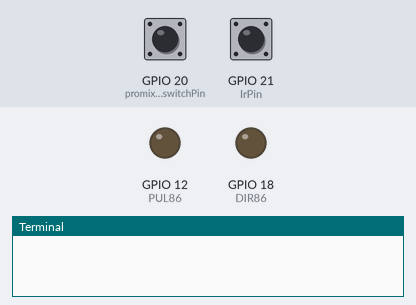
Bench run of a program on a simulated Raspberry Pi (BCM pin numbers). Shown: output pins drawn as LEDs (lit = HIGH), the last lines printed to the terminal. Inputs (shaded band) come from the test bench; at power-on: GPIO 21 (IrPin) HIGH, GPIO 20 (promixity_switchPin) HIGH.

Above: at 1.2 s.
1.3 s: GPIO 21 (IrPin) pulled LOW for 0.15 s
At 1.7 s:
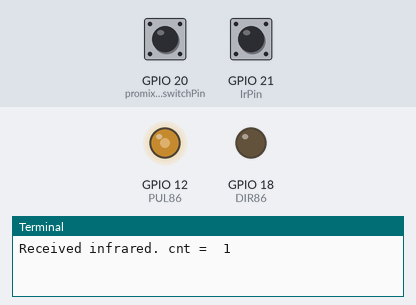
Timing chart, 0 to 7.8 s (numbered marks = the images above; inputs shaded):
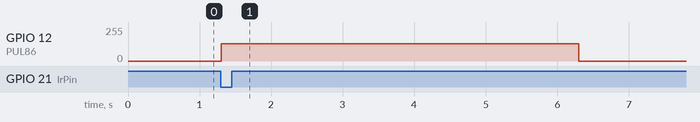

The program:

FinalProgram_GPIO_PWM.py
```python
# HUANG JUN
import RPi.GPIO as GPIO
import time

IrPin  = 21
count = 0
countPC = 0
DIR86 = 18
PUL86 = 12
promixity_switchPin = 20

# 别问我这里为什么是2085不是1600，我也很纳闷，试了很久，发现这个频率才刚好转够一圈 > . <
speed86 = 2085


GPIO.setwarnings(False)
GPIO.setmode(GPIO.BCM)      # Numbers GPIOs by physical location
GPIO.setup([PUL86, DIR86], GPIO.OUT)
pwmPUL = GPIO.PWM(PUL86, 10*speed86)

def setup():
    GPIO.setup(IrPin, GPIO.IN, pull_up_down=GPIO.PUD_UP)
    GPIO.setup(promixity_switchPin, GPIO.IN, pull_up_down=GPIO.PUD_UP)
    pwmPUL.start(0)


def cnt(ev=None):
	global count
	count += 1
	print ('Received infrared. cnt = ', count)
	GPIO.add_event_detect(promixity_switchPin, GPIO.FALLING, callback=promixityCallback)
	promixityDetect()


def rotate(time86, direction):
    GPIO.remove_event_detect(IrPin)
    """
    旋转操作，需要指定旋转角度和方向
    :param angle: 正整型数据，旋转角度
    :param direction: 字符串数据，旋转方向，取值为："ccw"或"cw".ccw:逆时针旋转，cw:顺时针旋转
    :return:None
    """
    if direction == "ccw":
        GPIO.output(DIR86, GPIO.LOW)
    elif direction == "cw":
        GPIO.output(DIR86, GPIO.HIGH)
    else:
        return
    pwmPUL.ChangeDutyCycle(50)
    time.sleep(time86)
    pwmPUL.ChangeDutyCycle(0)
    GPIO.add_event_detect(IrPin, GPIO.FALLING, callback=cnt)

def promixityDetect():

    GPIO.remove_event_detect(IrPin)
    GPIO.output(DIR86, GPIO.LOW)     # "ccw"
    pwmPUL.ChangeDutyCycle(50)
    time.sleep(5)
    pwmPUL.ChangeDutyCycle(0)
    GPIO.add_event_detect(IrPin, GPIO.FALLING, callback=cnt)
    GPIO.remove_event_detect(promixity_switchPin)

def compressPrepared():
    rotate(4, "cw")

def promixityCallback():
    GPIO.remove_event_detect(promixity_switchPin)
    global countPC
    countPC += 1
    print ('Received promixity. cnt = ', count)
    compressPrepared()

def loop():
	GPIO.add_event_detect(IrPin, GPIO.FALLING, callback=cnt) # wait for falling
	while True:
		pass   # Don't do anything

def destroy():
	GPIO.cleanup()                     # Release resource

if __name__ == '__main__':     # Program start from here
	setup()
	try:
		loop()
	except KeyboardInterrupt:  # When 'Ctrl+C' is pressed, the child program destroy() will be  executed.
		destroy()
```

Measured:
- after the input at 1.3 s, GPIO 12 (PUL86): 0/255 → 128/255 at once, → 0/255 5.0 s later
